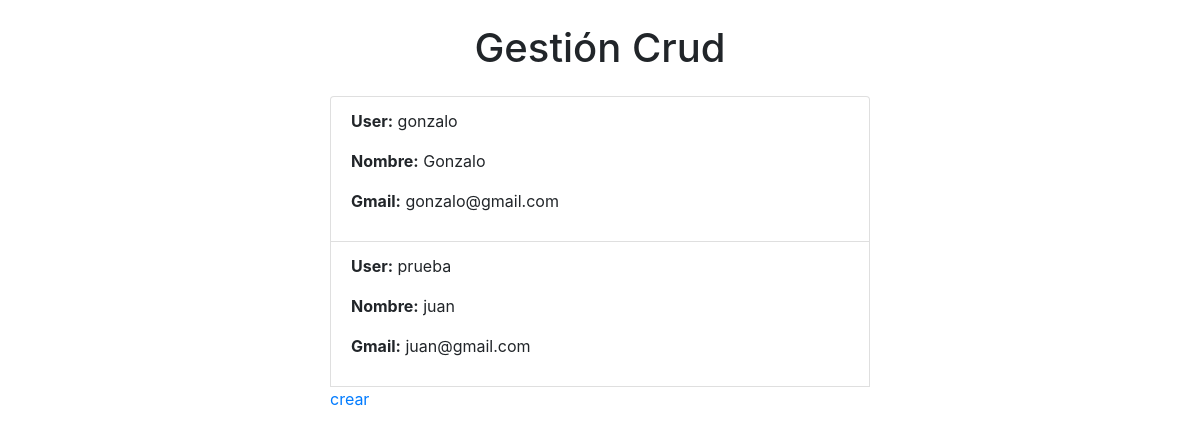
/crud/, run on the app's committed database.
### store/models.py (models this page shows, shortened)
class Cliente(models.Model):
    user = models.OneToOneField(User, on_delete=models.CASCADE, null=True, blank=True)
    nombre = models.CharField(max_length=200, null=True)
    email = models.CharField(max_length=200, null=True)

### store/views.py (the view)
# urls.py: path('crud/', views.crud, name='crud'),
def crud(request):
    clientesListados = Cliente.objects.all()
    return render(request, 'store/crud.html',{"cliente":   clientesListados})

### store/templates/store/crud.html (shortened to what this page needs)
<!DOCTYPE html>
<html lang="en">
<head>
    <link href="https://stackpath.bootstrapcdn.com/bootstrap/4.5.2/css/bootstrap.min.css" rel="stylesheet">
</head>
<body>
    <div class="container">
        <div class="row justify-content-center">
            <div class="col-md-6">
                <h1 class="my-4 text-center">{% block header %}Gestión Crud{% endblock %}</h1>
                {% block content %}
                <ul class="list-group">
                    {% for c in cliente %}
                        <li class="list-group-item">
                            <p><strong>User:</strong> {{c.user}}</p>
                            <p><strong>Nombre:</strong> {{c.nombre}}</p>
                            <p><strong>Gmail:</strong> {{c.email}}</p>
                        </li>
                    {% endfor %}
                    <a href="{% url 'crear' %}">crear</a>
                </ul>
                {% endblock %}
            </div>
        </div>
    </div>
</body>
</html>

### data on the page
Cliente: user "gonzalo", nombre "Gonzalo", email "gonzalo@gmail.com"
Cliente: user "prueba", nombre "juan", email "juan@gmail.com"
